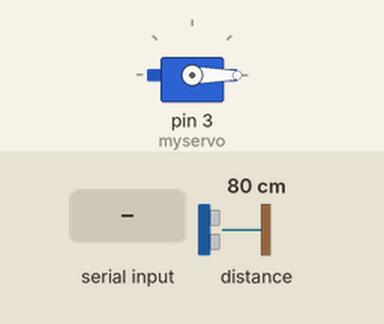
The sketch below on a simulated Arduino Uno, built with avr-gcc and run on an emulated ATmega328P. Parts: servo. The inputs (shaded band) are chosen by the test bench; at power-on: distance to the obstacle 80 cm. What the sketch prints to the serial monitor is not drawn.

Above: at 1.2 s.
1.3 s: "a" received over Serial
2.8 s: "b" received over Serial
Timing chart, 0 to 5.8 s (numbered marks = the images above; inputs shaded):
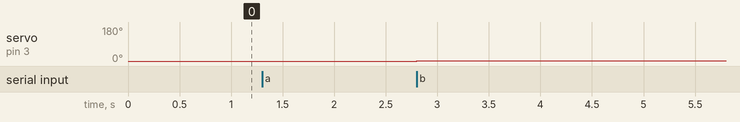

The sketch:

lidararduinocode.ino
```cpp
// Ultrasonic - Library for HR-SC04 Ultrasonic Ranging Module.
// Rev.4 (06/2012)
// J.Rodrigo ( www.jrodrigo.net )
// more info at www.ardublog.com

#include "Adafruit_VL53L0X.h"

Adafruit_VL53L0X lox = Adafruit_VL53L0X();
#include <Servo.h>

Servo myservo;
int i=0;
void setup() {
  Serial.begin(9600);
  myservo.attach(3);
  myservo.write(0);
   if (!lox.begin()) {
    Serial.println(F("Failed to boot VL53L0X"));
    while(1);
  }
}

void loop()
{
 VL53L0X_RangingMeasurementData_t measure;

if(Serial.available()>0){
  char a=Serial.read();

  if(a =='a'){
   myservo.write(i);
   delay(15);
   lox.rangingTest(&measure, false);
   if (measure.RangeStatus != 4) {  // phase failures have incorrect data
     Serial.println((measure.RangeMilliMeter/10));
  } else {
    Serial.println(0);
  }
   i=i+1;
  }
  else if(a =='b'){
     myservo.write(i);
     delay(15);
     lox.rangingTest(&measure, false);
     //delay(10);
  if (measure.RangeStatus != 4) {  // phase failures have incorrect data
     Serial.println((measure.RangeMilliMeter/10));
  } else {
    Serial.println(0);
  }
   i=i-1;
  }

}


}
```

Measured:
- after the input at 1.3 s, every drawn part: stays the same
- after the input at 2.8 s, servo on pin 3 (myservo): 0° → 1° at once
